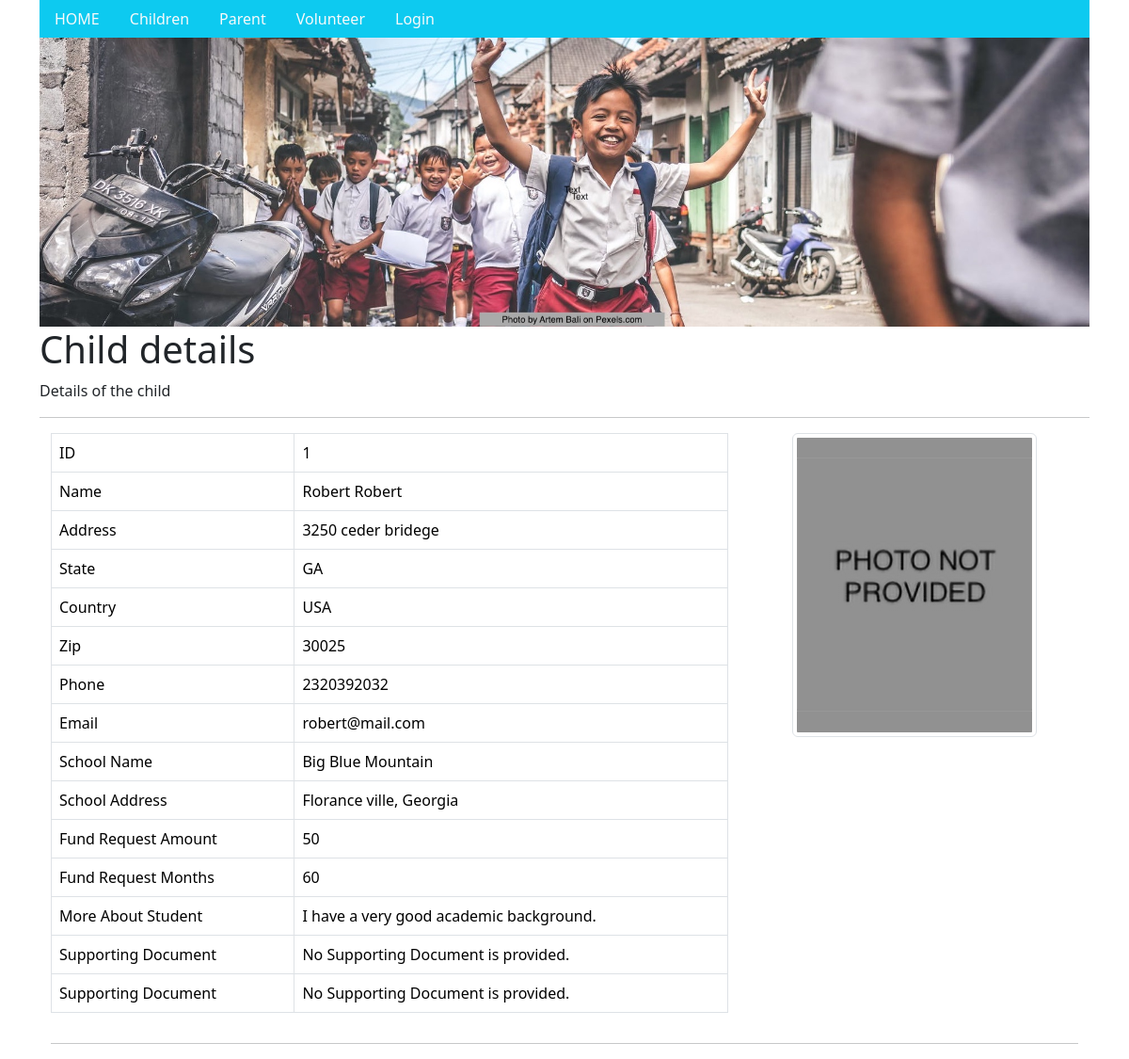
The app's page /home/childview/1, older data.
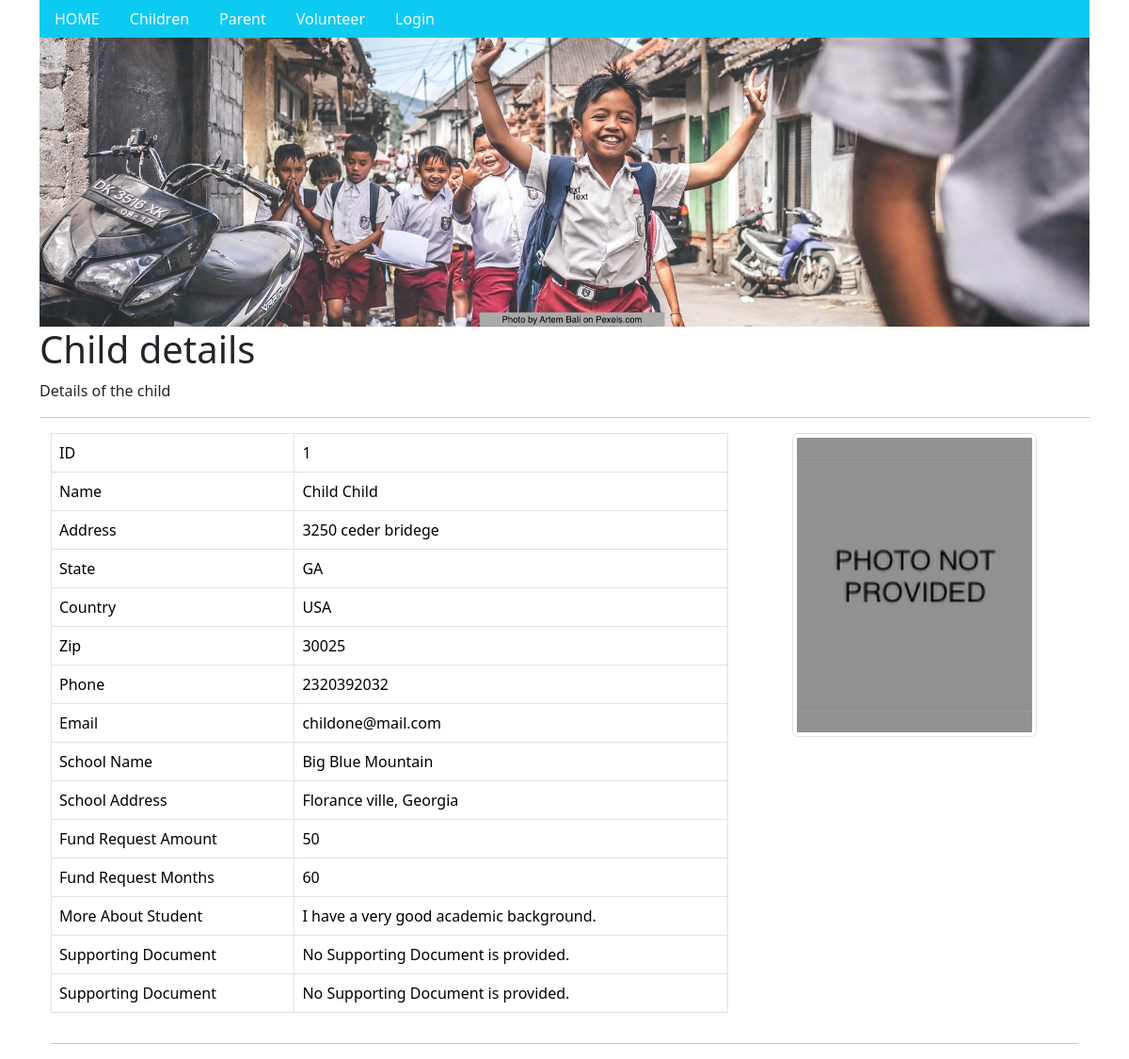
The same page, newer data.
### child/models.py (models this page shows, shortened)
class Child(models.Model):
    firstname = models.CharField(max_length=255)
    lastname = models.CharField(max_length=255)
    address = models.CharField(max_length=255, blank=True)
    zip_code = models.CharField(max_length=20, blank=True)
    state = models.CharField(max_length=100, blank=True)
    country = models.CharField(max_length=100, blank=True)
    phone = models.CharField(max_length=50)
    email = models.CharField(max_length=60)
    date_of_birth = models.DateField(null=True, blank=True)
    photo = models.ImageField(null=True, blank=True, upload_to="documents/")
    school_name = models.CharField(max_length=200, blank=True)
    school_address = models.CharField(max_length=200, blank=True)
    school_zip = models.CharField(max_length=20, blank=True)
    desription = models.TextField(max_length=800, blank=True)
    fund_request_amount = models.IntegerField(null=True, blank=True)
    fund_request_months = models.IntegerField(null=True, blank=True)
    fund_approved_amount = models.IntegerField(null=True, blank=True)
    fund_approved_months = models.IntegerField(null=True, blank=True)
    background_cheking = models.BooleanField(default=False)
    background_check_comment = models.CharField(max_length=400, null=True, blank=True)
    application_date = models.DateField(null=True, blank=True, default=datetime.date.today)
    application_approval_date = models.DateField(null=True, blank=True)
    isRemoved = models.BooleanField(default=False)
    login_id = models.CharField(max_length=100, null=True, blank=True)
    supporting_document1 = models.ImageField(null=True, blank=True, upload_to="documents/")
    supporting_document2 = models.ImageField(null=True, blank=True, upload_to="documents/")

### home/views.py (the view)
# urls.py: path('home/childview/<int:id>', views.child_detail, name="childview")
def child_detail(request, id):
    child = Child.objects.get(id=id)
    template = loader.get_template('child_detail.html')
    context = {
        'child' : child,
    }
    return HttpResponse(template.render(context,request))

### home/templates/child_detail.html (shortened to what the changed rows need)
{% load static %}
<!DOCTYPE html>
<html>
<head>
    {% load bootstrap5 %}
    {% bootstrap_css %}
</head>
<body>
    <div class="container">
        <h1>Child details</h1>
        <div class="container">
            <div class="row">
              <div class="col-sm-8">
                <table class="table table-bordered">
                    <tbody>
                      <tr>
                        <td>ID</td>
                        <td>{{child.id}} </td>
                      </tr>
                        <tr>
                        <td>Name</td>
                        <td>{{child.firstname}} {{child.firstname}}</td>
                      </tr>
                      <tr>
                        <td>Address</td>
                        <td>{{child.address}}</td>
                      </tr>
                      <tr>
                        <td>State</td>
                        <td>{{child.state}}</td>
                      </tr>
                      <tr>
                        <td>Country</td>
                        <td>{{child.country}}</td>
                      </tr>
                      <tr>
                        <td>Zip</td>
                        <td>{{child.zip_code}}</td>
                      </tr>
                      <tr>
                        <td>Phone</td>
                        <td>{{child.phone}}</td>
                      </tr>
                      <tr>
                        <td>Email</td>
                        <td>{{child.email}}</td>
                      </tr>
                      <tr>
                        <td>School Name</td>
                        <td>{{child.school_name}}</td>
                      </tr>
                      <tr>
                        <td>School Address</td>
                        <td>{{child.school_address}}</td>
                      </tr>
                      <tr>
                        <td>Fund Request Amount</td>
                        <td>{{child.fund_request_amount}}</td>
                      </tr>
                      <tr>
                        <td>Fund Request Months</td>
                        <td>{{child.fund_request_months}}</td>
                      </tr>
                      <tr>
                        <td>More About Student</td>
                        <td>{{child.desription}}</td>
                      </tr>
                    </tbody>
                  </table>
              </div>
            </div>
          </div>
    </div>
</body>
</html>

Row changes from the older to the newer data that the page shows:
changed Child "3250 ceder bridege": firstname "Robert" → "Child"; email "robert@mail.com" → "childone@mail.com"
